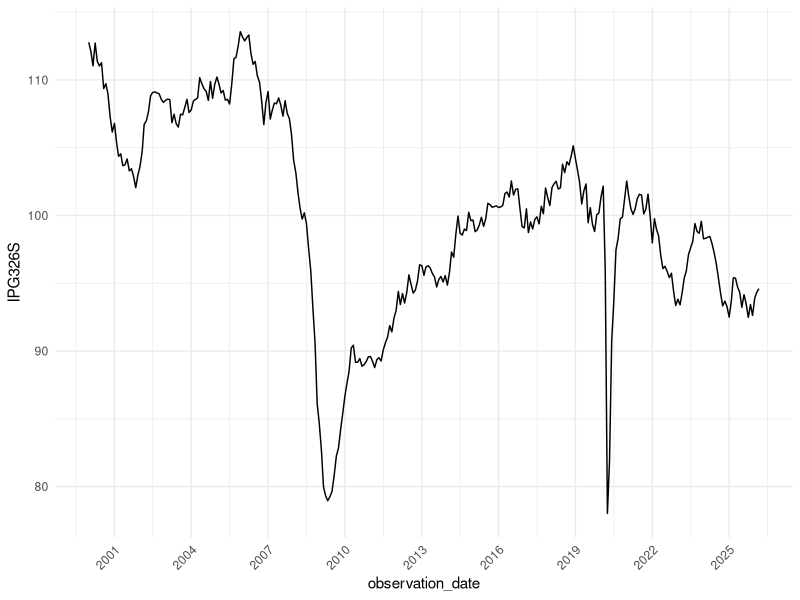
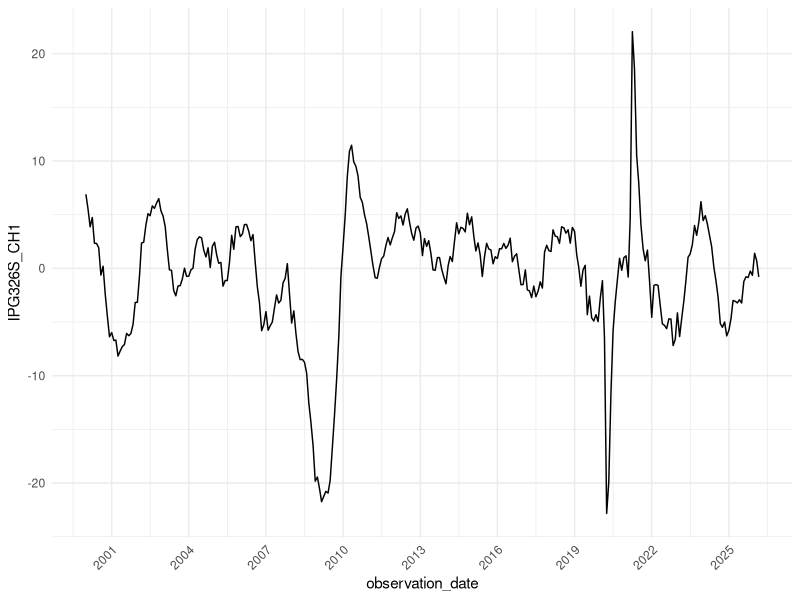
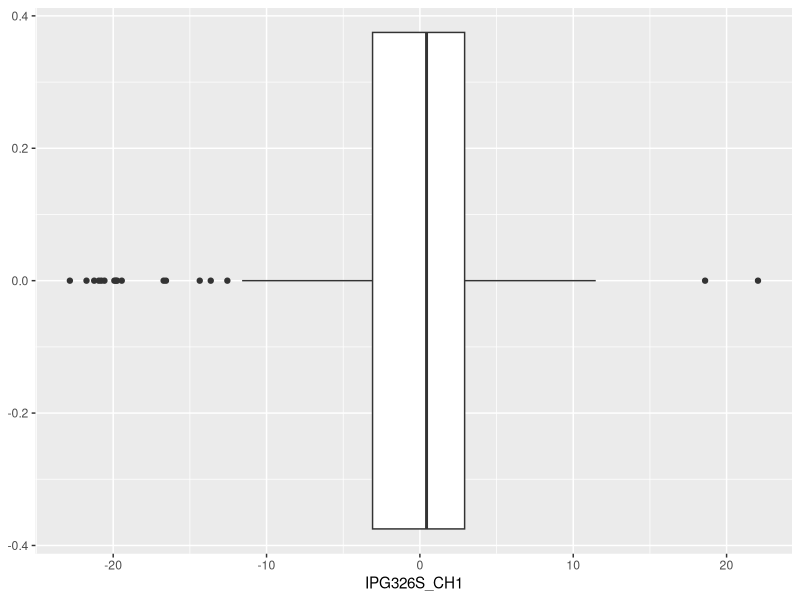
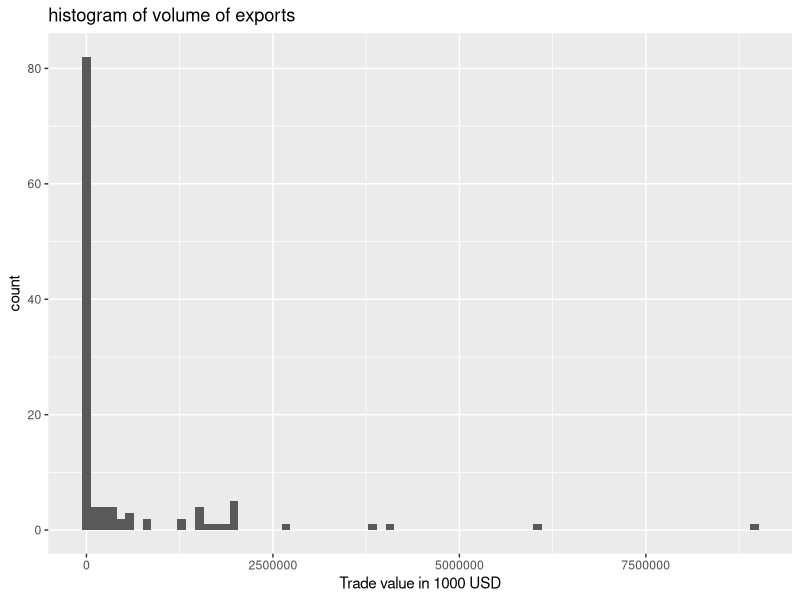
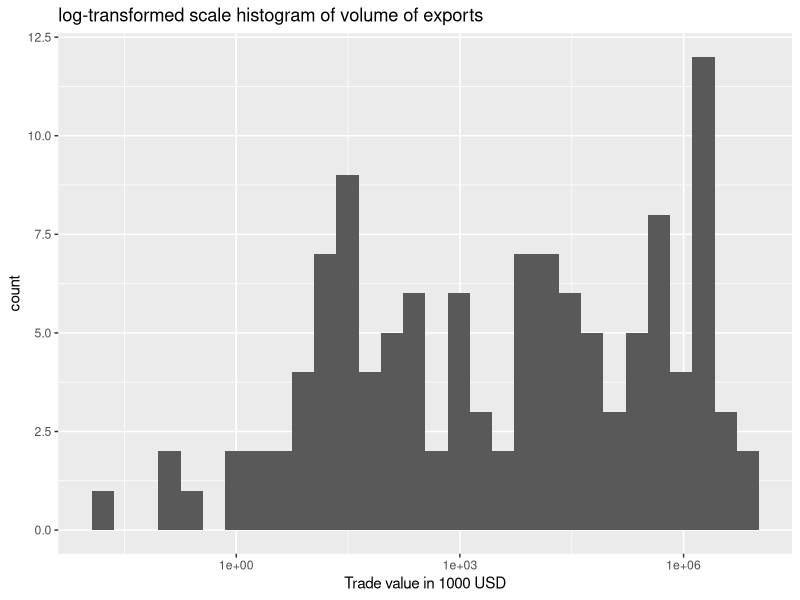
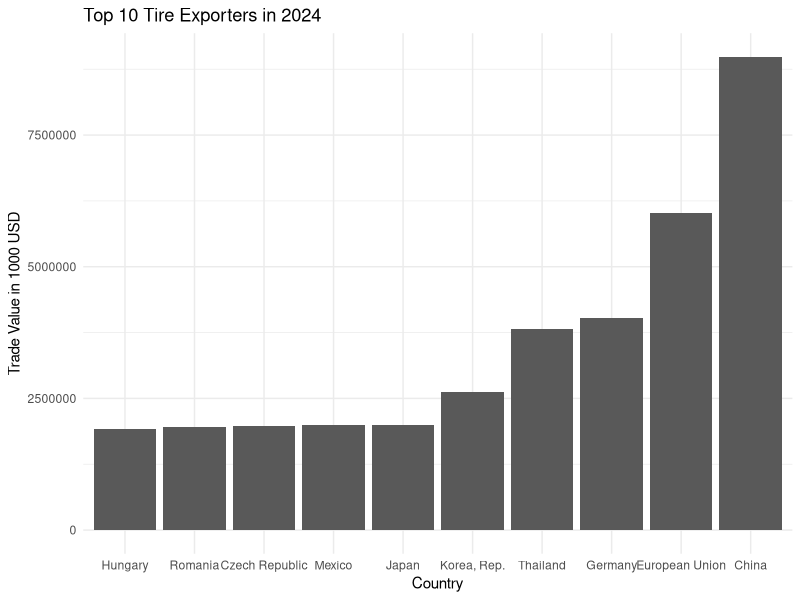
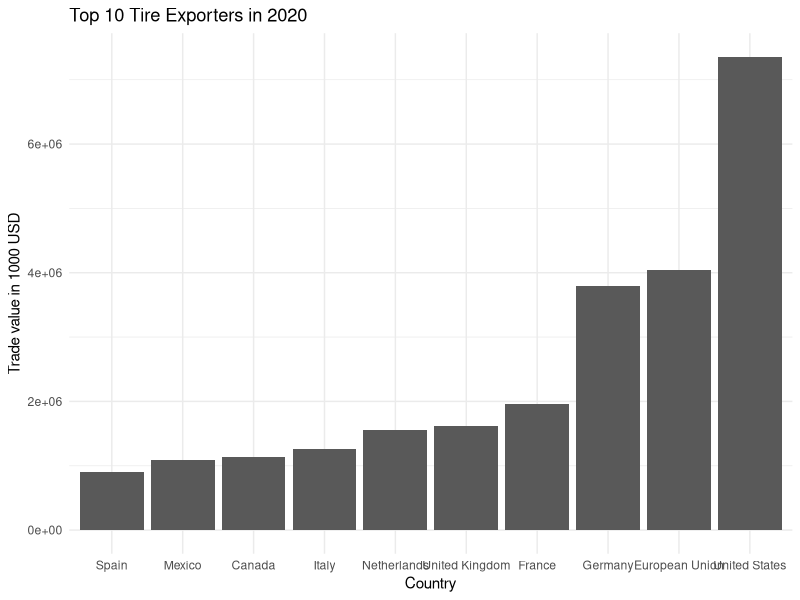
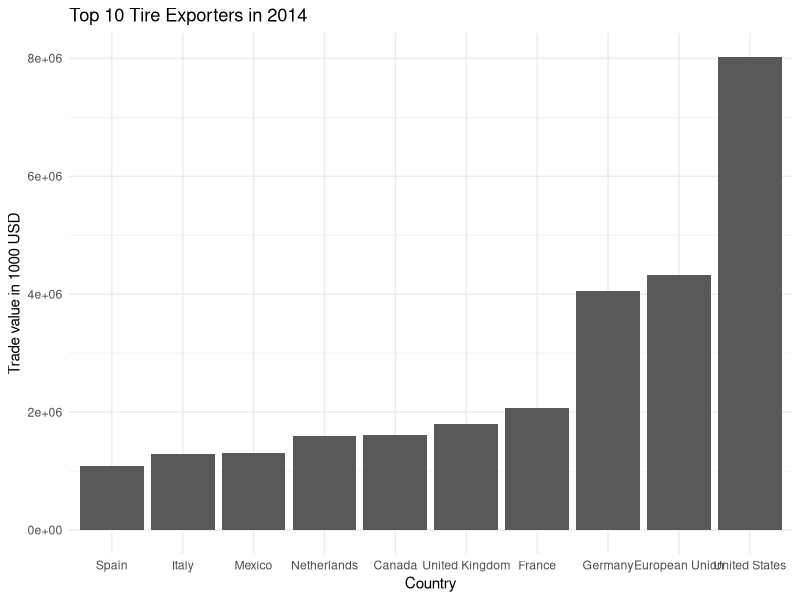

The R source for these figures, in order:
# 1. Load Data
industrial_production = read.csv("fredgraph_production_nondurable_goods_tires.csv")
industrial_production$observation_date <- as.Date(industrial_production$observation_date, format = "%Y-%m-%d") #converting date into math object

library(ggplot2)
library(dplyr)
#time series graph for production volumes
ggplot(industrial_production, aes(x = observation_date, y = IPG326S)) +
  geom_line() +
  scale_x_date(
    date_breaks = '3 years',
    date_labels = '%Y'
  ) +
  theme_minimal() +
  theme(
    axis.text.x = element_text(angle = 45, hjust = 1)
  )

#time series graph for production volumes growth rates
ggplot(industrial_production, aes(x = observation_date, y = IPG326S_CH1)) +
  geom_line() +
  scale_x_date(
    date_breaks = "3 years",
    date_labels = "%Y"
  ) +
  theme_minimal() +
  theme(
    axis.text.x = element_text(angle = 45, hjust = 1)
  )

#median, mean, max, min for growth rates
print(median(industrial_production$IPG326S_CH1, na.rm = TRUE))
print(mean(industrial_production$IPG326S_CH1, na.rm = TRUE))
max_growth <- industrial_production[which.max(industrial_production$IPG326S_CH1), ]
min_growth <- industrial_production[which.min(industrial_production$IPG326S_CH1), ]
print(max_growth)
print(min_growth)

#standard deviation
sd_industrialproduction_volumes <- sd(industrial_production$IPG326S, na.rm = TRUE)
print(sd_industrialproduction_volumes)
sd_industrialproduction_growth <- sd(industrial_production$IPG326S_CH1, na.rm = TRUE)
print(sd_industrialproduction_growth)

#boxplot for growth rates
ggplot(data = industrial_production, aes(x = IPG326S_CH1)) +
  geom_boxplot()

#finding outliers using zscore
industrial_production$growth_zscore <- (industrial_production$IPG326S_CH1 - mean(industrial_production$IPG326S_CH1, na.rm = TRUE))/sd(industrial_production$IPG326S_CH1, na.rm=TRUE)
#creating additional column for zscores in order to better assign outliers to observations
outliers_z <- industrial_production[abs(industrial_production$growth_zscore) > 3, ]
print(outliers_z)

workers_stats <- read.csv("rubber-workers-data.csv", sep = ";", check.names = FALSE)


wits_data <- read.csv("WITS-By-HS6Product(By-HS6Product).csv", sep = ";", stringsAsFactors = FALSE)
# Clean column names
names(wits_data) <- trimws(names(wits_data))

dfexp_q1 <- quantile(wits_data$Trade.Value.1000USD, probs = 0.25, na.rm = TRUE)
dfexp_q3 <- quantile(wits_data$Trade.Value.1000USD, probs = 0.75, na.rm = TRUE)
IQR = dfexp_q3 - dfexp_q1
observations <- sum(wits_data$TradeFlow == 'Export', na.rm = TRUE)
Freedman_Diaconis_rule = (2*(IQR))/(observations^(1/3))
print(Freedman_Diaconis_rule)
#basic export histogram
ggplot(wits_data,aes(x = Trade.Value.1000USD)) +
  ggtitle('histogram of volume of exports') +
  labs(x = 'Trade value in 1000 USD') +
  geom_histogram(binwidth = Freedman_Diaconis_rule)
#log export histogram
ggplot(wits_data,aes(x = Trade.Value.1000USD)) +
  ggtitle('log-transformed scale histogram of volume of exports') +
  labs(x = 'Trade value in 1000 USD') +
  scale_x_log10() +
  geom_histogram()
#comparing top_10 exporters
top_10_value <- wits_data %>%
  arrange(desc(`Trade.Value.1000USD`)) %>%
  head(10)
ggplot(top_10_value, aes(x = reorder(Reporter, `Trade.Value.1000USD`), y = `Trade.Value.1000USD`)) +
  geom_bar(stat = 'identity') +
  theme_minimal() +
  labs(title = 'Top 10 Tire Exporters in 2024',
       x = 'Country',
       y = 'Trade Value in 1000 USD')

#export data in 2020
wits_data2020 <- read.csv('WITS-By-HS6Product(1)(By-HS6Product).csv',sep = ';', stringsAsFactors = FALSE)
names(wits_data2020) <- trimws(names(wits_data2020))
top_10_value2020 <- wits_data2020 %>%
  arrange(desc(`Trade.Value.1000USD`)) %>%
  head(10)
ggplot(top_10_value2020, aes(x = reorder(Reporter, `Trade.Value.1000USD`), y = `Trade.Value.1000USD`)) + 
  geom_bar(stat='identity') +
  theme_minimal() +
  labs(title = 'Top 10 Tire Exporters in 2020',
       x = 'Country',
       y = 'Trade value in 1000 USD')

#export data in 2014
wits_data2014 <- read.csv('WITS-By-HS6Product(2)(By-HS6Product).csv',sep = ';', stringsAsFactors = FALSE)
names(wits_data2014) <- trimws(names(wits_data2014))
top_10_value2014 <- wits_data2014 %>%
  arrange(desc(`Trade.Value.1000USD`)) %>%
  head(10)
ggplot(top_10_value2014, aes(x = reorder(Reporter, `Trade.Value.1000USD`), y = `Trade.Value.1000USD`)) + 
  geom_bar(stat='identity') +
  theme_minimal() +
  labs(title = 'Top 10 Tire Exporters in 2014',
       x = 'Country',
       y = 'Trade value in 1000 USD')
